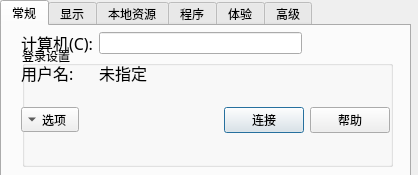
<?xml version="1.0" encoding="UTF-8"?>
<ui version="4.0">
 <class>Dialog</class>
 <widget class="QDialog" name="Dialog">
  <property name="enabled">
   <bool>true</bool>
  </property>
  <property name="geometry">
   <rect>
    <x>0</x>
    <y>0</y>
    <width>418</width>
    <height>175</height>
   </rect>
  </property>
  <property name="sizePolicy">
   <sizepolicy hsizetype="Preferred" vsizetype="Preferred">
    <horstretch>0</horstretch>
    <verstretch>0</verstretch>
   </sizepolicy>
  </property>
  <property name="windowTitle">
   <string>远程桌面连接</string>
  </property>
  <property name="inputMethodHints">
   <set>Qt::ImhNone</set>
  </property>
  <property name="sizeGripEnabled">
   <bool>false</bool>
  </property>
  <property name="modal">
   <bool>false</bool>
  </property>
  <widget class="QWidget" name="defaultWidget" native="true">
   <property name="geometry">
    <rect>
     <x>20</x>
     <y>20</y>
     <width>311</width>
     <height>71</height>
    </rect>
   </property>
   <widget class="QWidget" name="layoutWidget">
    <property name="geometry">
     <rect>
      <x>1</x>
      <y>11</y>
      <width>281</width>
      <height>48</height>
     </rect>
    </property>
    <layout class="QGridLayout" name="gridLayout">
     <property name="sizeConstraint">
      <enum>QLayout::SetMinAndMaxSize</enum>
     </property>
     <item row="0" column="0">
      <widget class="QLabel" name="cmpLable">
       <property name="font">
        <font>
         <family>Agency FB</family>
         <pointsize>12</pointsize>
        </font>
       </property>
       <property name="text">
        <string>计算机(C):</string>
       </property>
      </widget>
     </item>
     <item row="0" column="1">
      <widget class="QLineEdit" name="cmpLineEdit"/>
     </item>
     <item row="1" column="0">
      <widget class="QLabel" name="accountLable">
       <property name="font">
        <font>
         <family>Agency FB</family>
         <pointsize>12</pointsize>
        </font>
       </property>
       <property name="text">
        <string>用户名:</string>
       </property>
      </widget>
     </item>
     <item row="1" column="1">
      <widget class="QLabel" name="accountTxtLable">
       <property name="font">
        <font>
         <family>Agency FB</family>
         <pointsize>12</pointsize>
        </font>
       </property>
       <property name="text">
        <string>未指定</string>
       </property>
      </widget>
     </item>
    </layout>
   </widget>
  </widget>
  <widget class="QWidget" name="btnWidget" native="true">
   <property name="geometry">
    <rect>
     <x>20</x>
     <y>100</y>
     <width>385</width>
     <height>47</height>
    </rect>
   </property>
   <property name="sizePolicy">
    <sizepolicy hsizetype="Expanding" vsizetype="Expanding">
     <horstretch>0</horstretch>
     <verstretch>0</verstretch>
    </sizepolicy>
   </property>
   <widget class="QWidget" name="layoutWidget">
    <property name="geometry">
     <rect>
      <x>1</x>
      <y>7</y>
      <width>369</width>
      <height>27</height>
     </rect>
    </property>
    <layout class="QHBoxLayout" name="horizontalLayout_2">
     <property name="sizeConstraint">
      <enum>QLayout::SetMinAndMaxSize</enum>
     </property>
     <item>
      <widget class="QToolButton" name="optionToolBtn">
       <property name="focusPolicy">
        <enum>Qt::NoFocus</enum>
       </property>
       <property name="whatsThis">
        <string/>
       </property>
       <property name="inputMethodHints">
        <set>Qt::ImhNone</set>
       </property>
       <property name="text">
        <string>选项</string>
       </property>
       <property name="toolButtonStyle">
        <enum>Qt::ToolButtonTextBesideIcon</enum>
       </property>
       <property name="autoRaise">
        <bool>false</bool>
       </property>
       <property name="arrowType">
        <enum>Qt::DownArrow</enum>
       </property>
      </widget>
     </item>
     <item>
      <spacer name="horizontalSpacer">
       <property name="orientation">
        <enum>Qt::Horizontal</enum>
       </property>
       <property name="sizeType">
        <enum>QSizePolicy::Expanding</enum>
       </property>
       <property name="sizeHint" stdset="0">
        <size>
         <width>134</width>
         <height>20</height>
        </size>
       </property>
      </spacer>
     </item>
     <item>
      <layout class="QHBoxLayout" name="horizontalLayout">
       <item>
        <widget class="QPushButton" name="connBtn">
         <property name="text">
          <string>连接</string>
         </property>
        </widget>
       </item>
       <item>
        <widget class="QPushButton" name="helpBtn">
         <property name="text">
          <string>帮助</string>
         </property>
        </widget>
       </item>
      </layout>
     </item>
    </layout>
   </widget>
  </widget>
  <widget class="QWidget" name="optionWidget" native="true">
   <property name="enabled">
    <bool>true</bool>
   </property>
   <property name="geometry">
    <rect>
     <x>0</x>
     <y>0</y>
     <width>411</width>
     <height>271</height>
    </rect>
   </property>
   <widget class="QTabWidget" name="tabWidget">
    <property name="geometry">
     <rect>
      <x>0</x>
      <y>0</y>
      <width>411</width>
      <height>271</height>
     </rect>
    </property>
    <property name="currentIndex">
     <number>0</number>
    </property>
    <property name="movable">
     <bool>false</bool>
    </property>
    <widget class="QWidget" name="tab_3">
     <attribute name="title">
      <string>常规</string>
     </attribute>
     <widget class="QGroupBox" name="generalGroupBox">
      <property name="geometry">
       <rect>
        <x>20</x>
        <y>20</y>
        <width>371</width>
        <height>121</height>
       </rect>
      </property>
      <property name="title">
       <string>登录设置</string>
      </property>
     </widget>
    </widget>
    <widget class="QWidget" name="tab_4">
     <attribute name="title">
      <string>显示</string>
     </attribute>
    </widget>
    <widget class="QWidget" name="tab_5">
     <attribute name="title">
      <string>本地资源</string>
     </attribute>
    </widget>
    <widget class="QWidget" name="tab_6">
     <attribute name="title">
      <string>程序</string>
     </attribute>
    </widget>
    <widget class="QWidget" name="tab_7">
     <attribute name="title">
      <string>体验</string>
     </attribute>
    </widget>
    <widget class="QWidget" name="tab_8">
     <attribute name="title">
      <string>高级</string>
     </attribute>
    </widget>
   </widget>
  </widget>
  <zorder>optionWidget</zorder>
  <zorder>defaultWidget</zorder>
  <zorder>btnWidget</zorder>
 </widget>
 <resources/>
 <connections/>
</ui>
